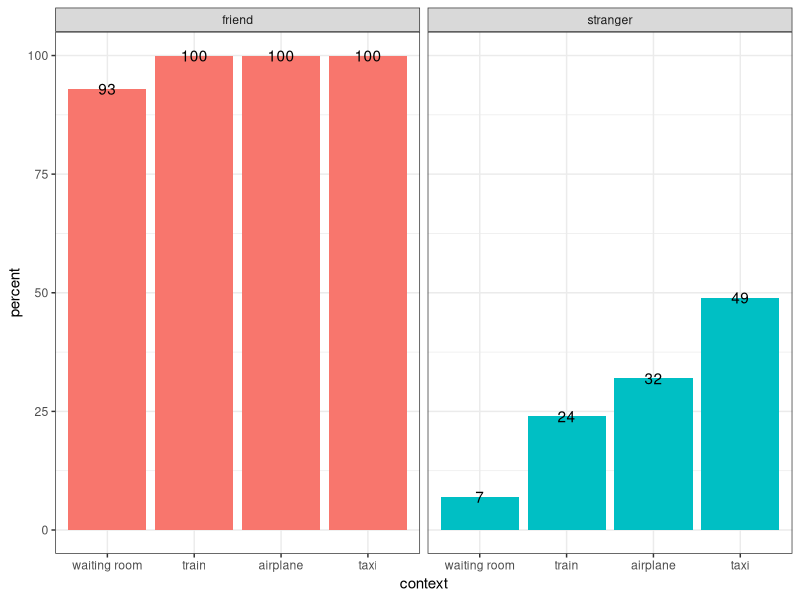

This chart was generated by the following R code:
## ---- chunk 1
#| label: graph
#| echo: false

library("ggplot2")
library("tibble")

.cxt <- c("waiting room", "train", "airplane", "taxi")

d <- tibble(context = rep(.cxt, each = 2) |>
              factor(levels = .cxt),
            target = rep(c("friend", "stranger"), times = 4),
            percent = c(93, 7, 100, 24, 100, 32, 100, 49))

ggplot(d, aes(context, percent, fill = target)) +
  geom_col() +
  geom_text(aes(label = percent)) +
  facet_wrap(~target) +
  theme_bw() +
  guides(fill = "none")
